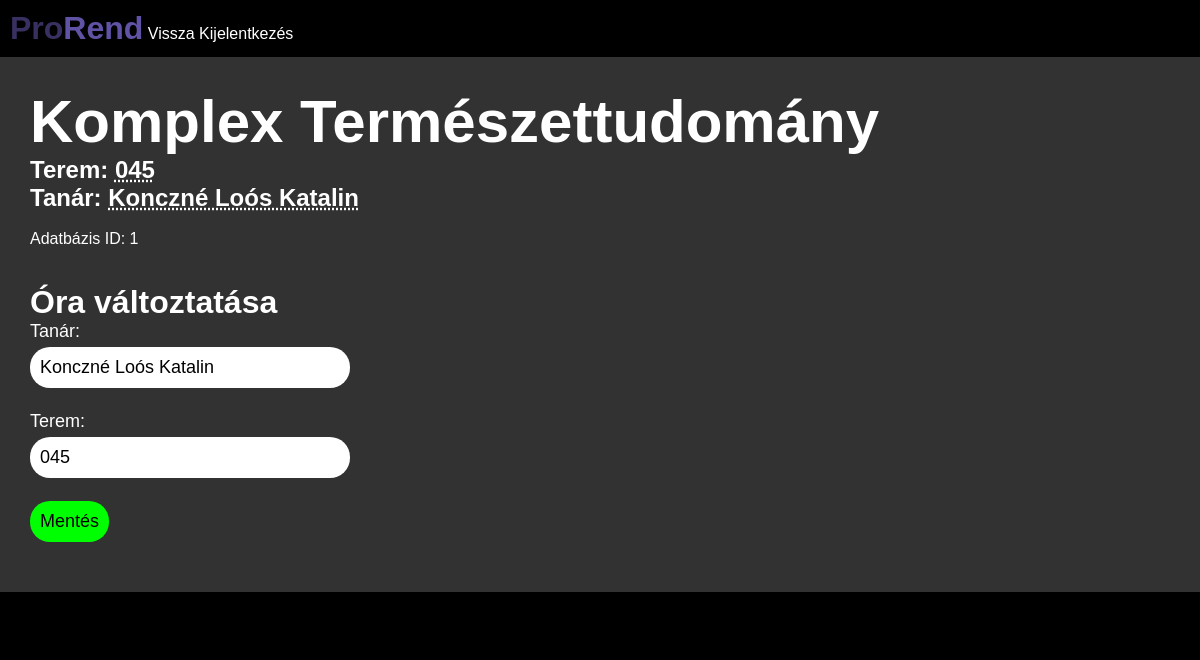
Page /diak/megtekintes.php?id=1 (signed in) on the committed database.
### tables this page shows
CREATE TABLE "timetable"
(
    id
        primary key,
    day        VARCHAR(10)  not null,
    class_time INT          not null,
    subject    VARCHAR(100) not null,
    room       VARCHAR(50),
    teacher    VARCHAR(100)
);

### diak/megtekintes.php (the view, shortened to what this page needs)
<?php
$db = new PDO('sqlite:../database/users.db');
$stmt = $db->prepare("SELECT * FROM timetable WHERE id = :id");
$stmt->bindValue(':id', $_GET["id"], PDO::PARAM_INT);
$stmt->execute();
$result = $stmt->fetchAll(PDO::FETCH_ASSOC);
?>
<!doctype html>
<html lang="hu">
<head>
    <link rel="stylesheet" href="/static/css/megtekintes.css">
</head>
<body>
    <header>
        <h1>
            <span style="color: #383060">Pro</span><span style="color: #6052a5">Rend</span>
        </h1>
        <nav>
            <a href="/">Vissza</a>
            <a href="/logout.php">Kijelentkezés</a>
        </nav>
    </header>
    <main>
        <?php foreach ($result as $data): ?>
            <h1 class="subject"><?php echo $data["subject"]; ?></h1>
            <h2>Terem: <span class="underline"><?php echo $data["room"]; ?></span></h2>
            <h2>Tanár: <span class="underline"><?php echo $data["teacher"]; ?></span></h2>
            <br>
            <p>Adatbázis ID: <?php echo $data["id"]; ?></p>
            <br>
            <br>
            <h1>Óra változtatása</h1>
            <form action="valtoztatas.php" method="post" autocomplete="off">
                <label for="teacher">Tanár:</label><br>
                <input type="text" name="teacher" id="teacher" value="<?php echo $data["teacher"]; ?>" required><br>
                <br>
                <label for="room">Terem:</label><br>
                <input type="text" name="room" id="room" value="<?php echo $data["room"]; ?>" required><br>
                <br>
                <input type="submit" value="Mentés">
            </form>
        <?php endforeach; ?>
    </main>
    <footer>
    </footer>
</body>
</html>

### static/css/megtekintes.css (style rules this page uses)
* { margin: 0; padding: 0; }
body { font-family: sans-serif; background-color: black; }
header { background-color: black; color: white; padding: 10px; }
main { background-color: #323232; color: white; padding: 30px; padding-bottom: 50px; }
footer { background-color: black; color: white; padding: 20px; text-align: center; }
header h1, nav { display: inline-block; }
a { color: white; text-decoration: none; }
.subject { font-size: 60px; }
.underline { text-decoration: underline dotted; }
label { font-size: large; }
input[type="text"] { margin-top: 5px; margin-bottom: 5px; border:none; font-size: large; padding:10px; border-radius: 20px; width: 300px; }
input[type="submit"] { padding: 10px; font-size: large; border: none; border-radius: 20px; background-color: #00ff00; }

### rows in the picture
timetable: subject "Komplex Természettudomány", room "045", teacher "Konczné Loós Katalin", id "1"
